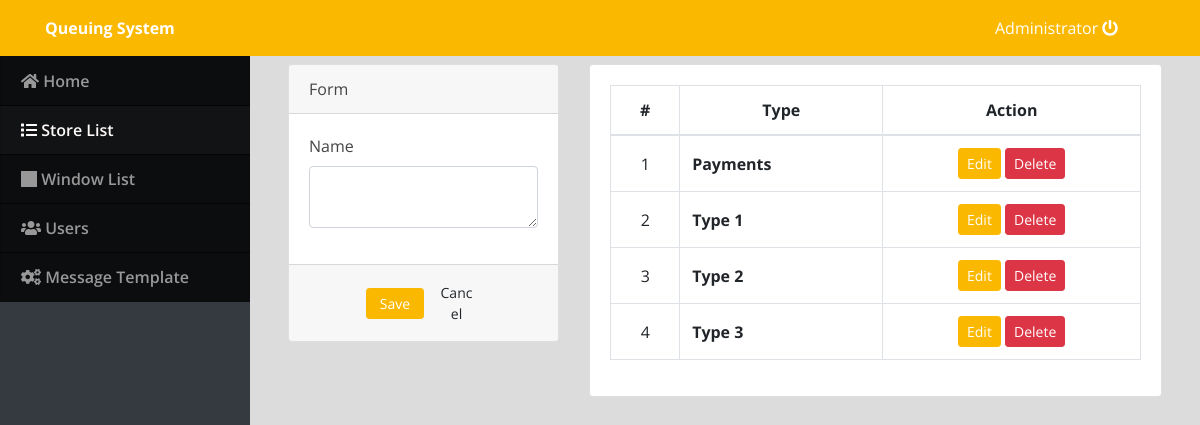
Page /admin/index.php?page=transactions (signed in) on the earlier database version.
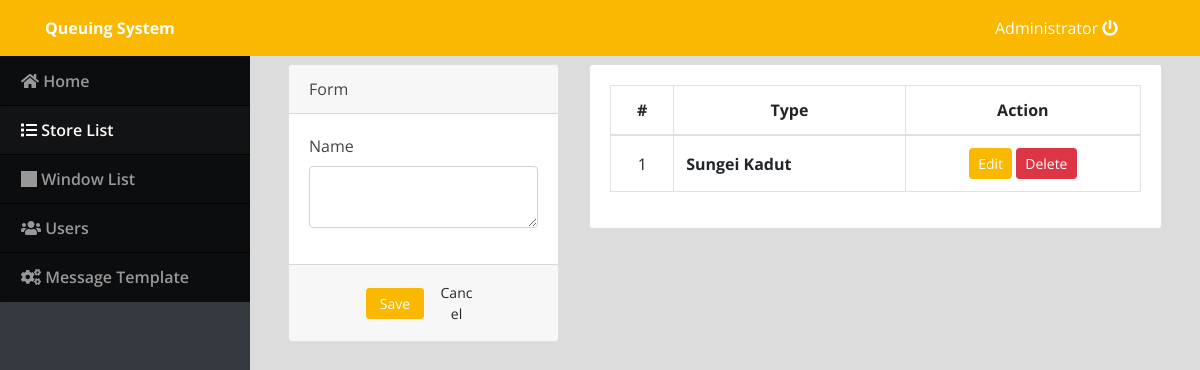
Same page on the later database version.
### tables this page shows
CREATE TABLE `transactions` (
  `id` int(30) NOT NULL,
  `name` text NOT NULL,
  `status` tinyint(1) NOT NULL DEFAULT 1 COMMENT '0=Inactive,=1 Active'
);

### admin/transactions.php (the view, shortened to what this page needs)
<?php include('db_connect.php');?>
<div class="container-fluid">
	<div class="col-lg-12">
		<div class="row">
			<div class="col-md-4">
			<form action="" id="manage-transaction">
				<div class="card">
					<div class="card-header">
						  Form
				  	</div>
					<div class="card-body">
							<div class="form-group">
								<label class="control-label">Name</label>
								<textarea name="name" id="" cols="30" rows="2" class="form-control"></textarea>
							</div>
					</div>
					<div class="card-footer">
						<div class="row">
							<div class="col-md-12">
								<button class="btn btn-sm btn-primary col-sm-3 offset-md-3"> Save</button>
								<button class="btn btn-sm btn-default col-sm-3" type="button" onclick="_reset()"> Cancel</button>
							</div>
						</div>
					</div>
				</div>
			</form>
			</div>
			<div class="col-md-8">
				<div class="card">
					<div class="card-body">
						<table class="table table-bordered table-hover">
							<thead>
								<tr>
									<th class="text-center">#</th>
									<th class="text-center">Type</th>
									<th class="text-center">Action</th>
								</tr>
							</thead>
							<tbody>
								<?php
								$i = 1;
								$types = $conn->query("SELECT * FROM transactions where status = 1 order by id asc");
								while($row=$types->fetch_assoc()):
								?>
								<tr>
									<td class="text-center"><?php echo $i++ ?></td>
									<td class="">
										 <p> <b><?php echo $row['name'] ?></b></p>
									</td>
									<td class="text-center">
										<button class="btn btn-sm btn-primary edit_transaction" type="button" data-id="<?php echo $row['id'] ?>" data-name="<?php echo $row['name'] ?>"  >Edit</button>
										<button class="btn btn-sm btn-danger delete_transaction" type="button" data-id="<?php echo $row['id'] ?>">Delete</button>
									</td>
								</tr>
								<?php endwhile; ?>
							</tbody>
						</table>
					</div>
				</div>
			</div>
		</div>
	</div>
</div>

Differences in the rows shown:
removed transactions: name "Type 1"
removed transactions: name "Type 2"
removed transactions: name "Type 3"
changed transactions: name "Payments" → "Sungei Kadut"
